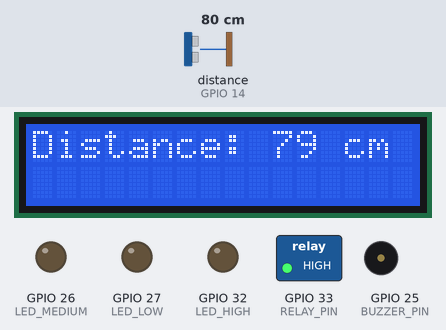
This sketch was run on a simulated ESP32. Shown: 16×2 character LCD, switched loads named in the sketch (green lamp = pin HIGH), output pins drawn as LEDs (lit = HIGH), buzzer (waves = sounding, pin HIGH). Wiring (inferred from the names in the program): ultrasonic range finder: trigger GPIO 13; echo GPIO 14. The inputs (shaded band) are chosen by the test bench; at power-on: distance to the obstacle (sensor on GPIO 14) 80 cm. The echo pulse lasts 58.3 µs per cm; pins used as bus, display or sensor lines are not drawn; what the sketch prints to the serial monitor is not drawn.

Above: at 1.2 s.
1.3 s: distance to the obstacle (sensor on GPIO 14) set to 44 cm
At 2.9 s:
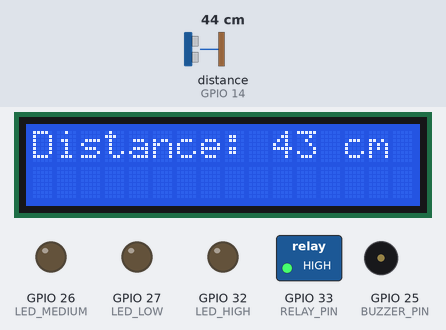
3.6 s: distance to the obstacle (sensor on GPIO 14) set to 38 cm
At 5.1 s:
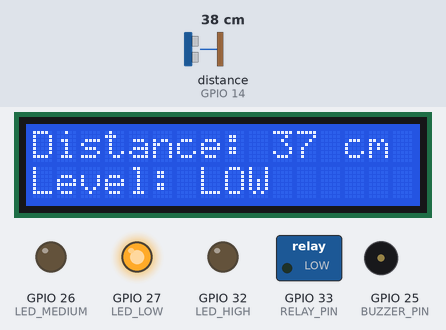
5.6 s: distance to the obstacle (sensor on GPIO 14) set to 23 cm
At 6.6 s:
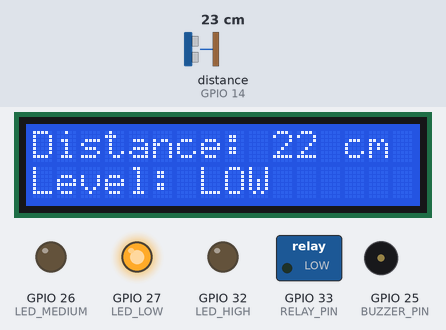
7.7 s: distance to the obstacle (sensor on GPIO 14) set to 19 cm
At 9.2 s:
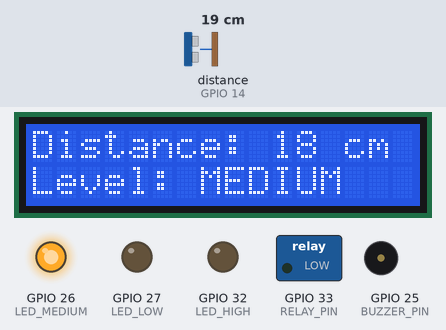
9.8 s: distance to the obstacle (sensor on GPIO 14) set to 12 cm
At 11.5 s:
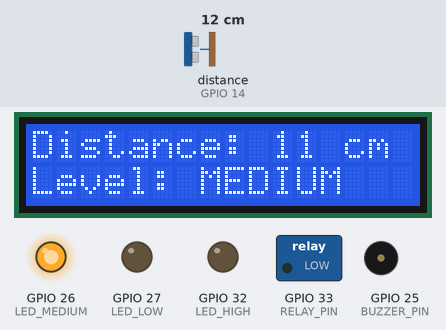
11.8 s: distance to the obstacle (sensor on GPIO 14) set to 9 cm
At 13.2 s:
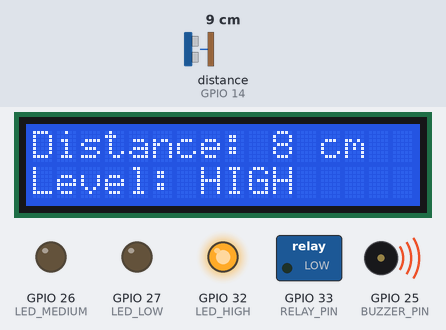
Timing chart, 0 to 14.8 s (numbered marks = the images above; inputs shaded):
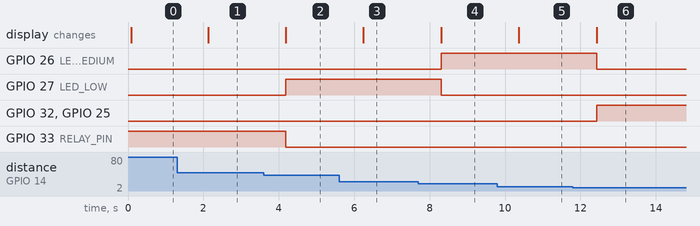

Measured:
- the behaviour switches between 42 and 41 cm on distance to the obstacle (sensor on GPIO 14) (found by bisection; images 1 and 2)
- the behaviour switches between 21 and 20 cm on distance to the obstacle (sensor on GPIO 14) (found by bisection; images 3 and 4)
- the behaviour switches between 11 and 10 cm on distance to the obstacle (sensor on GPIO 14) (found by bisection; images 5 and 6)
- after the input at 1.3 s, the display: changes after 0.83 s (image 1)
- after the input at 3.6 s, GPIO 27 (LED_LOW): LOW → HIGH after 0.58 s; GPIO 33 (RELAY_PIN): HIGH → LOW after 0.58 s; the display: changes after 0.58 s (image 2)
- after the input at 5.6 s, the display: changes after 0.64 s (image 3)
- after the input at 7.7 s, GPIO 26 (LED_MEDIUM): LOW → HIGH after 0.61 s; GPIO 27 (LED_LOW): HIGH → LOW after 0.61 s; the display: changes after 0.61 s (image 4)
- after the input at 9.8 s, the display: changes after 0.57 s (image 5)
- after the input at 11.8 s, GPIO 26 (LED_MEDIUM): HIGH → LOW after 0.63 s; GPIO 32 (LED_HIGH), GPIO 25 (BUZZER_PIN): LOW → HIGH after 0.63 s; the display: changes after 0.63 s (image 6)

The sketch:

House.ino
```cpp
#include <Wire.h>
#include <LiquidCrystal_I2C.h>

#define TRIG_PIN 13
#define ECHO_PIN 14
#define LED_LOW 27
#define LED_MEDIUM 26
#define LED_HIGH 32
#define BUZZER_PIN 25
#define RELAY_PIN 33 // Pin for relay control

LiquidCrystal_I2C lcd(0x27, 16, 2); // Adjust address as needed

long duration;
int distance;

// Water level thresholds (in cm)
int lowLevelMax = 40;    // Max distance for LOW level
int lowLevelMin = 20;    // Min distance for LOW level
int mediumLevelMax = 20; // Max distance for MEDIUM level
int mediumLevelMin = 10; // Min distance for MEDIUM level
int highLevelMax = 10;   // Max distance for HIGH level
int highLevelMin = 1;    // Min distance for HIGH level

void setup() {
  pinMode(TRIG_PIN, OUTPUT);
  pinMode(ECHO_PIN, INPUT);
  pinMode(LED_LOW, OUTPUT);
  pinMode(LED_MEDIUM, OUTPUT);
  pinMode(LED_HIGH, OUTPUT);
  pinMode(BUZZER_PIN, OUTPUT);
  pinMode(RELAY_PIN, OUTPUT); // Set relay pin as OUTPUT


  digitalWrite(RELAY_PIN, HIGH);

  // Initialize the LCD with columns and rows
  lcd.begin(16, 2); // Specify 16 columns and 2 rows
  lcd.backlight();
  Serial.begin(9600);
}

void loop() {
  // Trigger ultrasonic sensor
  digitalWrite(TRIG_PIN, LOW);
  delayMicroseconds(2);
  digitalWrite(TRIG_PIN, HIGH);
  delayMicroseconds(10);
  digitalWrite(TRIG_PIN, LOW);

  // Calculate distance
  duration = pulseIn(ECHO_PIN, HIGH);
  distance = duration * 0.034 / 2;

  Serial.print("Distance: ");
  Serial.println(distance);

  // Display distance on LCD
  lcd.setCursor(0, 0);
  lcd.print("Distance: ");
  lcd.print(distance);
  lcd.print(" cm   "); // Clear any old data

  // Control LEDs, buzzer, and relay based on water level
  if (distance >= lowLevelMin && distance <= lowLevelMax) {
    lcd.setCursor(0, 1);
    lcd.print("Level: LOW  ");
    digitalWrite(LED_LOW, HIGH);
    digitalWrite(LED_MEDIUM, LOW);
    digitalWrite(LED_HIGH, LOW);
    digitalWrite(BUZZER_PIN, LOW);

    // Turn ON relay at low level
    digitalWrite(RELAY_PIN, LOW);  // Relay ON
    Serial.println("Relay ON: LOW level detected");
  }
  else if (distance >= mediumLevelMin && distance < lowLevelMin) {
    lcd.setCursor(0, 1);
    lcd.print("Level: MEDIUM");
    digitalWrite(LED_LOW, LOW);
    digitalWrite(LED_MEDIUM, HIGH);
    digitalWrite(LED_HIGH, LOW);
    digitalWrite(BUZZER_PIN, LOW);
    Serial.println("LED MEDIUM ON");
  }
  else if (distance >= highLevelMin && distance < mediumLevelMin) {
    lcd.setCursor(0, 1);
    lcd.print("Level: HIGH  ");
    digitalWrite(LED_LOW, LOW);
    digitalWrite(LED_MEDIUM, LOW);
    digitalWrite(LED_HIGH, HIGH);
    digitalWrite(BUZZER_PIN, HIGH);  // Activate buzzer for HIGH level
    Serial.println("LED HIGH ON");
  }
  else if (distance < highLevelMin) {
    lcd.setCursor(0, 1);
    lcd.print("Level: CRITICAL"); // Display alarm status
    digitalWrite(LED_LOW, LOW);
    digitalWrite(LED_MEDIUM, LOW);
    digitalWrite(LED_HIGH, HIGH);
    digitalWrite(BUZZER_PIN, HIGH);  // Trigger alarm

    // Turn OFF relay at high level
    digitalWrite(RELAY_PIN,HIGH);    // Relay OFF
    Serial.println("Relay OFF: HIGH level detected");
    Serial.println("ALARM TRIGGERED");
  }

  delay(1000);  // Wait for 1 second before measuring again
}
```
